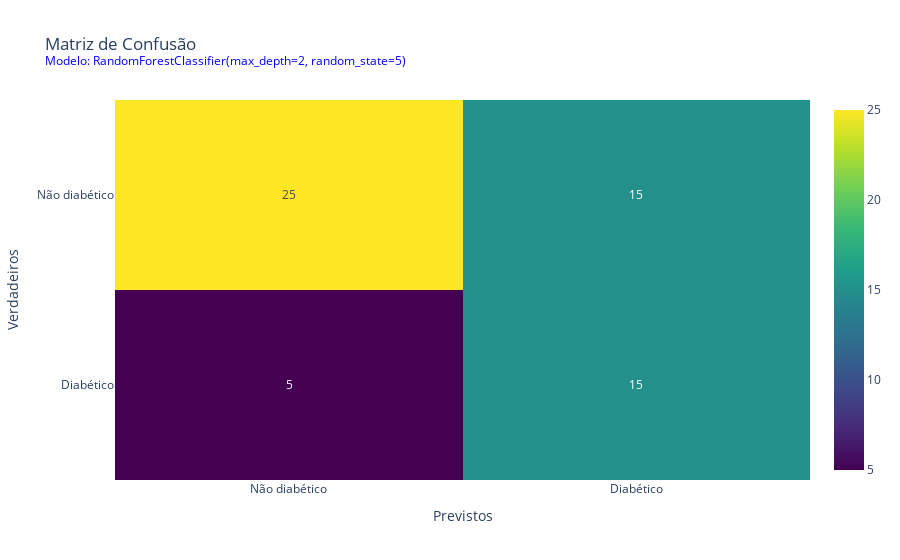

The notebook cell saved with this chart:
### Markdown cell above
### Desafio 4

Escolha o modelo que obteve o melhor desempenho ao comparar as estratégias de oversampling e undersampling e realize o teste do modelo nos dados de teste que foram separados no início dos desafios.

### Code cell
oversampling = SMOTE()
x_balanced, y_balanced = oversampling.fit_resample(x, y)

model = models[1]
model.fit(x_balanced, y_balanced)
y_predicted = model.predict(x_test)
print(classification_report(y_test, y_predicted))
plotly_confusion_matrix(confusion_matrix(y_test, y_predicted), model)

### Figure 1 — Plotly figure (JSON) as saved in the notebook; plotly's stock layout.template omitted (floating-point values rounded to 4 significant figures)
{"data": [{"colorscale": [[0, "#440154"], [0.1111, "#482878"], [0.2222, "#3e4989"], [0.3333, "#31688e"], [0.4444, "#26828e"], [0.5556, "#1f9e89"], [0.6667, "#35b779"], [0.7778, "#6ece58"], [0.8889, "#b5de2b"], [1, "#fde725"]], "text": [[5, 15], [25, 15]], "texttemplate": "%{text}", "type": "heatmap", "x": ["Não diabético", "Diabético"], "y": ["Diabético", "Não diabético"], "z": [[5, 15], [25, 15]]}], "layout": {"title": {"text": "Matriz de Confusão<br><sup style='color: blue;'>Modelo: RandomForestClassifier(max_depth=2, random_state=5)</sup>"}, "xaxis": {"title": {"text": "Previstos"}}, "yaxis": {"title": {"text": "Verdadeiros"}}}}
